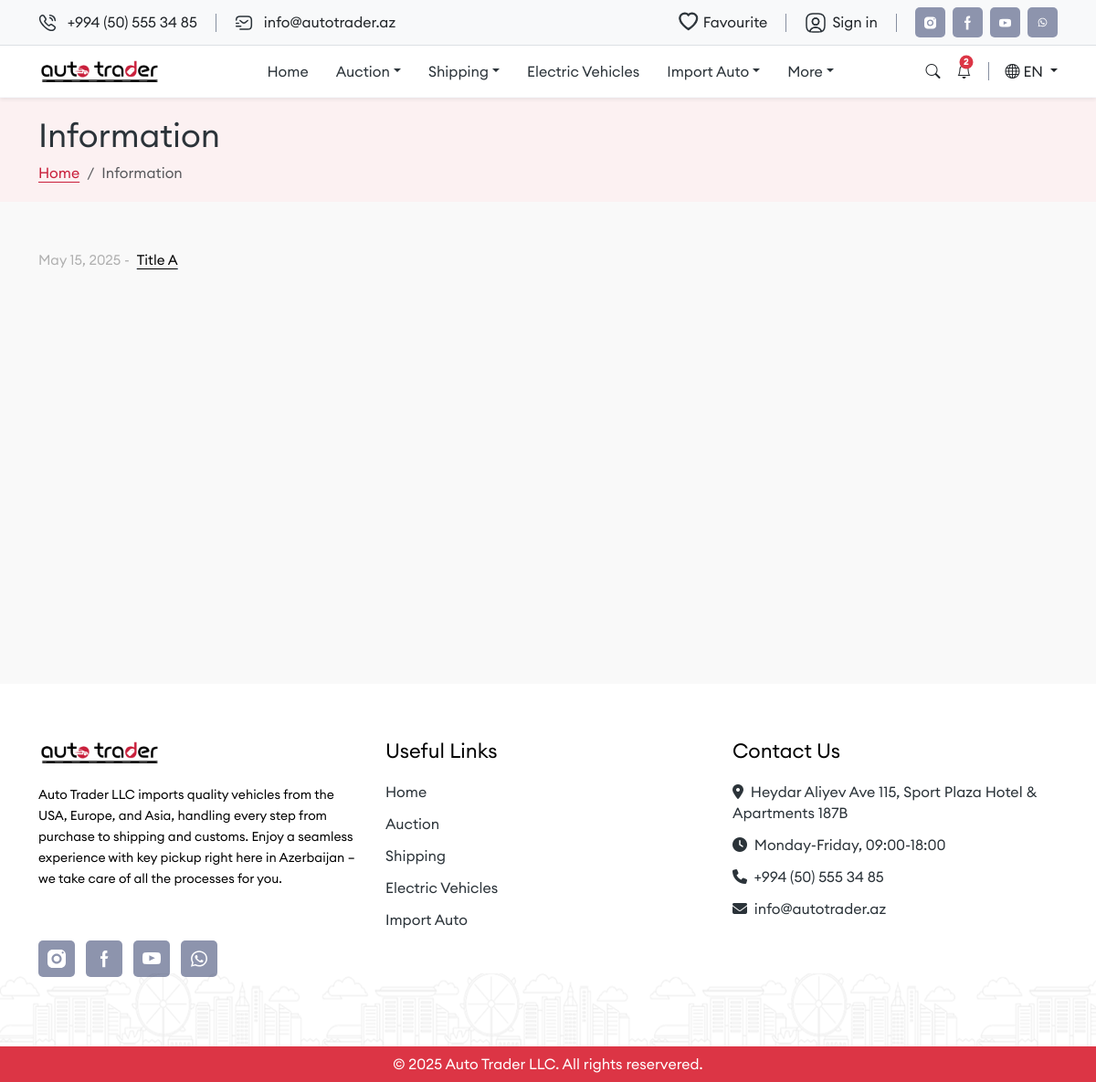
The page /information on the database as committed earlier.
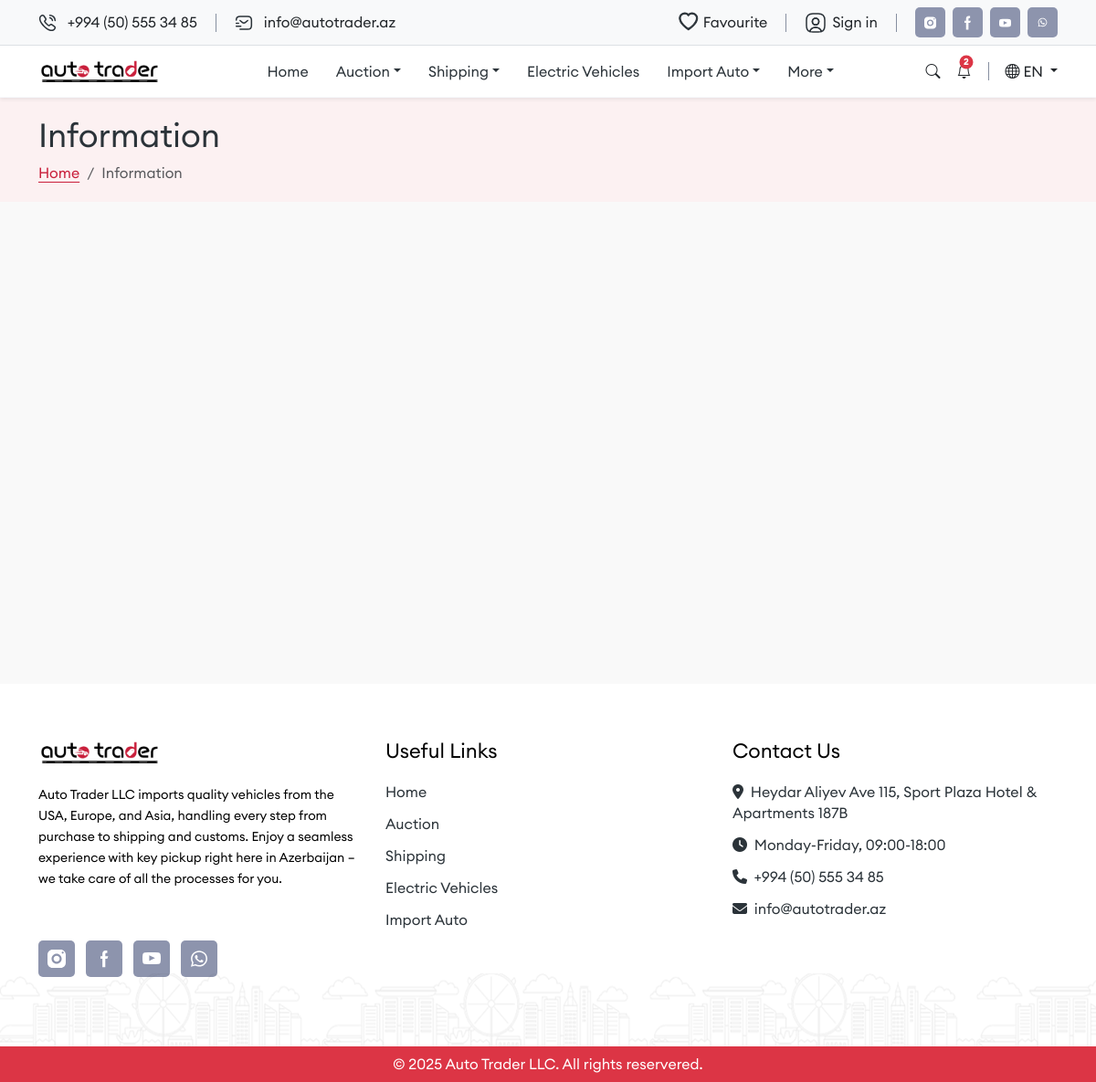
The same page on the database as committed later.
### general/models.py (models this page shows, shortened)
class Information(models.Model):
    title = models.CharField(max_length=255)
    content = HTMLField(null=True, blank=True)
    created_at = models.DateTimeField(auto_now_add=True)
    updated_at = models.DateTimeField(auto_now=True)

### autotrader/views.py (the view)
# urls.py: path('information', views.information, name='information'),
def information(request):
    information = Information.objects.all().order_by("-created_at")
    information_serializer = InformationSerializer(information, many=True)
    return render(request, 'information.html', {"information_data": information_serializer.data})

### autotrader/context_processors.py (called while the page is built)
def menu_items(request):
    return {
        'countries': Country.objects.all()
    }

def get_notifications(request):
    information = Information.objects.all().order_by('-updated_at')[:3]
    information_serializer = InformationSerializer(information, many=True)
    return {
        'notifications': information_serializer.data
    }

### general/models.py (called while the page is built)
    def get_updated_at(self, obj):
        return date_format(obj.updated_at, 'F j, Y')  # e.g., "May 13, 2025"

### templates/information.html (shortened to what this page needs)
{% extends "base.html" %}
{% load i18n %}
{% load static %}
{% block content %}
<section class="information-breadcrumb-wrapper">
    <div class="container">
        <nav aria-label="breadcrumb">
            <h5 class="title text-primary-color">Information</h5>
            <ol class="breadcrumb">
                <li class="breadcrumb-item font-medium"><a href="/">Home</a></li>
                <li class="breadcrumb-item active font-medium" aria-current="page">Information</li>
            </ol>
        </nav>
    </div>
</section>
<section>
    <div class="container pt-4" style="min-height: 60vh;">
      <div class="row mt-3">
        <div class="col-12">
          {% for inf in information_data %}
          <div class="timeline-item d-flex align-items-center">
            <span class="timeline-date me-2"> {{inf.updated_at}} -</span>
            <a href="/information-view/{{inf.id}}" ><span class="timeline-text"> {{ inf.title}}</span></a>
          </div>
          {% endfor %}
        </div>
      </div>
    </div>
</section>
{% endblock %}

### templates/base.html (shortened to what this page needs)
<!DOCTYPE html>
<html lang="{{ LANGUAGE_CODE }}">
    {% load i18n %}
    {% load static %}
<head>
    <link href="https://cdn.jsdelivr.net/npm/bootstrap@5.3.3/dist/css/bootstrap.min.css" rel="stylesheet">
    <link href="https://cdn.jsdelivr.net/npm/bootstrap-icons/font/bootstrap-icons.css" rel="stylesheet">
    <link rel="stylesheet" href="https://cdnjs.cloudflare.com/ajax/libs/font-awesome/6.7.1/css/all.min.css" />
    <link rel="stylesheet" href="{% static '/css/style.css' %}">
    <link  rel="stylesheet"  href="https://cdn.jsdelivr.net/npm/swiper@11/swiper-bundle.min.css"/>
    <link rel="stylesheet" href="{% static '/owlcarousel/dist/assets/owl.carousel.min.css' %}">
    <link rel="stylesheet" href='{% static "/owlcarousel/dist/assets/owl.theme.default.min.css" %}'>
</head>
<body>
    <header class="sticky-top">
        {% include 'partials/header.html' %}
    </header>
    <main>
        {% block content %}{% endblock %}
    </main>
    <footer>
        {% include 'partials/footer.html' %}
    </footer>
</body>
</html>

### templates/partials/header.html (shortened to what this page needs)
    {% load static %}
    {% load i18n %}
    <div class="topnav bg-light py-2 border-bottom d-none d-sm-block " >
        <div class="container d-flex justify-content-between align-items-center contact-info">
            <div class="d-flex gap-3.5 align-items-center">
                <span class="d-flex gap-2.5 align-items-center">
                    +994 (50) 555 34 85
                </span>
                <span class="d-flex gap-2.5 align-items-center">
                    info@autotrader.az
                </span>
            </div>
            <div class="d-flex  gap-3.5  align-items-center">
                <span class="d-flex gap-1.5 align-items-center">
                    <i class="bi bi-heart h5 webkit-text-stroke m-0 text-primary-color"></i>
                    <a href="#" class="text-dark text-decoration-none">Favourite</a>
                </span>
                <span class="d-flex gap-1.5 align-items-center">
                    {% if request.user.is_authenticated %}
                    <span class="">Welcome, {{ request.user.username }}!</span>
                    {% else %}
                        <a href="/accounts/login" class="text-dark text-decoration-none">Sign in</a>
                    {% endif %}
                </span>
                <div class=" d-flex align-items-center gap-2">
                    <a href="#" target="_blank" class="bg-secondary-color topnav-icon-wrapper d-flex align-items-center justify-content-center">
                    </a>
                    <a href="#" target="_blank" class="bg-secondary-color topnav-icon-wrapper d-flex align-items-center justify-content-center">
                        <svg width="7" height="16" viewBox="0 0 7 16" fill="none" xmlns="http://www.w3.org/2000/svg">
                            <path d="M4.375 5.65625V3.78125C4.375 3.26375 4.767 2.84375 5.25 2.84375H6.125V0.5H4.375C2.92513 0.5 1.75 1.75906 1.75 3.3125V5.65625H0V7.99999H1.75V15.5H4.375V7.99999H6.125L7 5.65625H4.375Z" fill="white"/>
                        </svg>
                    </a>
                    <a href="#" target="_blank" class="bg-secondary-color topnav-icon-wrapper d-flex align-items-center justify-content-center">
                    </a>
                    <a href="#" target="_blank" class="bg-secondary-color topnav-icon-wrapper d-flex align-items-center justify-content-center">
                    </a>
                </div>
            </div>
        </div>
    </div>
    <nav class="navbar navbar-expand-lg navbar-light bg-white shadow-sm "  >
        <div class="container">
            <a class="navbar-brand" href="/">
                <img src='{% static "images/logo.png" %}' alt="Autotrader Logo" height="30">
            </a>
            <div class="collapse navbar-collapse" id="navbarNav">
                <ul class="navbar-nav mx-auto mb-2 mb-lg-0 d-flex text-start custom-navbar d-flex align-items-center gap-3.5">
                    <li class="nav-item text-start">
                        <a class="nav-link nav-link-spacing text-primary-color" href="/">Home</a>
                    </li>
                    <li class="nav-item dropdown">
                        <a class="nav-link dropdown-toggle nav-link-spacing text-primary-color" href="#" data-bs-toggle="dropdown">Auction</a>
                    </li>
                    <li class="nav-item dropdown">
                        <a class="nav-link dropdown-toggle nav-link-spacing text-primary-color" href="#" data-bs-toggle="dropdown">Shipping</a>
                    </li>
                    <li class="nav-item text-start">
                        <a class="nav-link nav-link-spacing text-primary-color" href="/search-results?fuel=3">Electric Vehicles</a>
                    </li>
                    <li class="nav-item dropdown">
                        <a class="nav-link dropdown-toggle nav-link-spacing text-primary-color" href="/normal-car-details" data-bs-toggle="dropdown">Import Auto</a>
                    </li>
                    <li class="nav-item dropdown">
                        <a class="nav-link dropdown-toggle nav-link-spacing text-primary-color" href="#" data-bs-toggle="dropdown">More</a>
                    </li>
                </ul>
                <div class="d-none d-md-flex align-items-center" style="gap:18px">
                    <a  data-bs-toggle="modal" data-bs-target="#searchModal">
                        <i class="bi bi-search text-dark fw-bold"></i>
                    </a>
                    <div class="nav-item dropdown">
                        <a href="#" class="position-relative" data-bs-toggle="dropdown">
                            <i class="bi bi-bell text-dark fw-bold"></i>
                            <span class="position-absolute top-0 translate-middle badge rounded-pill bg-danger notification-number">2</span>
                        </a>
                    </div>
                    <div class="dropdown">
                        <form method="post" action="{% url 'set_language' %}">
                            <a class="text-dark dropdown-toggle" href="#" data-bs-toggle="dropdown" style="text-decoration: none;">
                                <i class="bi bi-globe"></i> EN
                            </a>
                        </form>
                    </div>
                </div>
            </div>
        </div>
    </nav>

### templates/partials/footer.html (shortened to what this page needs)
{% load static %}
{% load i18n %}
<section class="bg-light text-dark mt-5 " style="background-color: white !important;padding-top: 60px;">
    <div class="position-relative  d-hidden d-md-block">
        <img src='{% static "images/assets/footer-banner.png" %}' alt="Footer Banner" height="80" class="footer-banner">
        <div class="container d-none d-md-block" style="padding-bottom: 60px;">
            <div class="row text-center text-md-start ">
                <div class="col-md-4 mb-3">
                    <img src='{% static "images/logo.png" %}' alt="Autotrader Logo" height="30">
                    <p class="text-sm" style="color: black;padding-bottom: 40px;margin-top: 20px;">
                        {% trans "Auto Trader LLC imports quality vehicles from the USA, Europe, and Asia, handling every step from purchase to shipping and customs. Enjoy a seamless experience with key pickup right here in Azerbaijan – we take care of all the processes for you." %}
                    </p>
                    <div class="d-flex justify-content-center justify-content-md-start gap-2">
                    </div>
                </div>
                <div class="col-md-4 mb-3">
                    <h5 class="font-medium" style="font-size: 22px;color: black;padding-bottom: 20px;margin: 0 !important;">{% trans "Useful Links" %}</h5>
                    <ul class="list-unstyled d-flex flex-column gap-2.5">
                        <li><a href="#" class="text-primary-color fs-6 text-decoration-none">{% trans "Home" %}</a></li>
                        <li><a href="#" class="text-primary-color fs-6 text-decoration-none">{% trans "Auction" %}</a></li>
                        <li><a href="#" class="text-primary-color fs-6 text-decoration-none">{% trans "Shipping" %}</a></li>
                        <li><a href="#" class="text-primary-color fs-6 text-decoration-none">{% trans "Electric Vehicles" %}</a></li>
                        <li><a href="#" class="text-primary-color fs-6 text-decoration-none">{% trans "Import Auto" %}</a></li>
                    </ul>
                </div>
                <div class="col-md-4 mb-3">
                    <h5 class="font-medium" style="font-size: 22px;color: black;padding-bottom: 20px;margin: 0 !important;">{% trans "Contact Us" %}</h5>
                    <div class="d-flex flex-column gap-2.5">
                        <p class="text-primary-color fs-6 m-0"><i class="fas fa-map-marker-alt me-1"></i> {% trans "Heydar Aliyev Ave 115, Sport Plaza Hotel & Apartments 187B" %}</p>
                        <p class="text-primary-color fs-6 m-0"><i class="fas fa-clock me-1"></i> {% trans "Monday-Friday, 09:00-18:00" %}</p>
                        <p class="text-primary-color fs-6 m-0"><i class="fas fa-phone me-1"></i> {% trans "+994 (50) 555 34 85" %}</p>
                        <p class="text-primary-color fs-6 m-0"><i class="fas fa-envelope me-1"></i> {% trans "info@autotrader.az" %}</p>
                    </div>
                </div>
            </div>
        </div>
    </div>
  <div class="container-fluid bg-danger text-white text-center py-2 d-hidden d-md-block">
      © 2025 Auto Trader LLC.
    All rights reservered.
  </div>
</section>

### static/css/style.css (style rules this page uses)
:root { --primary_red: #C91F3B; --primary-blue: #0099FF; --text_color: #666666; --secondary_color_1: #FFFFFF; --secondary_color_2: #F8F9FD; --success_color: #22CA46; --error_color: #FAE9EB66; --primary_black_color: #2B3339; --primary__light_red_color: #FAE9EB; }
body, header { font-family: 'Euclid Circular A', sans-serif; font-weight: 500; line-height: 23px; text-align: center; text-underline-position: from-font; text-decoration-skip-ink: none; }
body { background-color: #F8F9FD; }
.text-primary-color { color: #2B3339; }
.notification-number { width: 15px; height: 15px; font-size: 10px !important; display: flex; justify-content: center; align-items: center; padding: 0 !important; left: 65%; }
.bg-secondary-color { background-color: #8D94AD; }
.topnav-icon-wrapper { padding: 10px; border-radius: 5px; width: 33px; height: 33px; }
.nav-link-spacing { padding: 5px !important; }
.webkit-text-stroke { -webkit-text-stroke-width: 1px; }
.gap-1\.5 { gap: 0.375rem !important; }
.gap-3\.5 { gap: 1.25rem !important; }
.gap-2\.5 { gap: 0.75rem !important; }
.text-sm { font-size: 14px !important; }
.font-medium { font-weight: 500 !important; }
.topnav { background: #F8F9FD; font-style: normal; font-size: 16px; font-weight: 500; line-height: 23px; text-align: center; text-underline-position: from-font; text-decoration-skip-ink: none; }
.navbar { background: #FFFFFF; border-bottom: 1px solid #F8F9FD; }
body { background: #F9F9F9 !important; font-family: 'Euclid Circular A', sans-serif; }
h1, h2, h3, h4, h5, h6 { font-family: 'Euclid Circular A', sans-serif; }
p { font-family: 'Euclid Circular A', sans-serif; }
.breadcrumb-item>a { color: var(--primary_red) !important; }

### templates/partials/footer.html (style rules this page uses)
.footer-banner { width: 100%; position: absolute; bottom: 0; left: 0; }

Rows that differ between the two databases and show on the page:
removed Information: updated_at "May 15, 2025", title "Title A"
